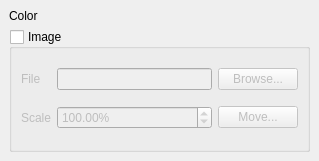
<?xml version="1.0" encoding="UTF-8"?>
<ui version="4.0">
 <class>Dock_Background</class>
 <widget class="QWidget" name="Dock_Background">
  <property name="geometry">
   <rect>
    <x>0</x>
    <y>0</y>
    <width>319</width>
    <height>161</height>
   </rect>
  </property>
  <property name="windowTitle">
   <string>Background</string>
  </property>
  <property name="windowIcon">
   <iconset theme="preferences-desktop-wallpaper"/>
  </property>
  <widget class="QWidget" name="central_widget" native="true">
   <property name="geometry">
    <rect>
     <x>9</x>
     <y>9</y>
     <width>301</width>
     <height>143</height>
    </rect>
   </property>
   <layout class="QGridLayout" name="gridLayout_3">
    <item row="0" column="0">
     <widget class="QLabel" name="label">
      <property name="text">
       <string>Color</string>
      </property>
     </widget>
    </item>
    <item row="0" column="1">
     <widget class="Color_Selector" name="color_selector">
      <property name="sizePolicy">
       <sizepolicy hsizetype="Expanding" vsizetype="Fixed">
        <horstretch>0</horstretch>
        <verstretch>0</verstretch>
       </sizepolicy>
      </property>
      <property name="color">
       <color>
        <red>255</red>
        <green>255</green>
        <blue>255</blue>
       </color>
      </property>
     </widget>
    </item>
    <item row="1" column="0" colspan="2">
     <widget class="QGroupBox" name="check_image">
      <property name="title">
       <string>Image</string>
      </property>
      <property name="checkable">
       <bool>true</bool>
      </property>
      <property name="checked">
       <bool>false</bool>
      </property>
      <layout class="QGridLayout" name="gridLayout_2">
       <item row="0" column="0">
        <widget class="QLabel" name="label_2">
         <property name="text">
          <string>File</string>
         </property>
        </widget>
       </item>
       <item row="0" column="1">
        <widget class="QLineEdit" name="text_file"/>
       </item>
       <item row="0" column="2">
        <widget class="QPushButton" name="button_browse">
         <property name="text">
          <string>Browse...</string>
         </property>
         <property name="icon">
          <iconset theme="document-open"/>
         </property>
        </widget>
       </item>
       <item row="1" column="0">
        <widget class="QLabel" name="label_3">
         <property name="text">
          <string>Scale</string>
         </property>
        </widget>
       </item>
       <item row="1" column="1">
        <widget class="QDoubleSpinBox" name="spin_scale">
         <property name="suffix">
          <string>%</string>
         </property>
         <property name="minimum">
          <double>1.000000000000000</double>
         </property>
         <property name="maximum">
          <double>1600.000000000000000</double>
         </property>
         <property name="value">
          <double>100.000000000000000</double>
         </property>
        </widget>
       </item>
       <item row="1" column="2">
        <widget class="QPushButton" name="button_move">
         <property name="text">
          <string>Move...</string>
         </property>
         <property name="icon">
          <iconset theme="transform-move"/>
         </property>
        </widget>
       </item>
      </layout>
     </widget>
    </item>
   </layout>
  </widget>
 </widget>
 <customwidgets>
  <customwidget>
   <class>Color_Preview</class>
   <extends>QWidget</extends>
   <header>color_preview.hpp</header>
  </customwidget>
  <customwidget>
   <class>Color_Selector</class>
   <extends>Color_Preview</extends>
   <header>color_selector.hpp</header>
  </customwidget>
 </customwidgets>
 <resources/>
 <connections/>
</ui>
